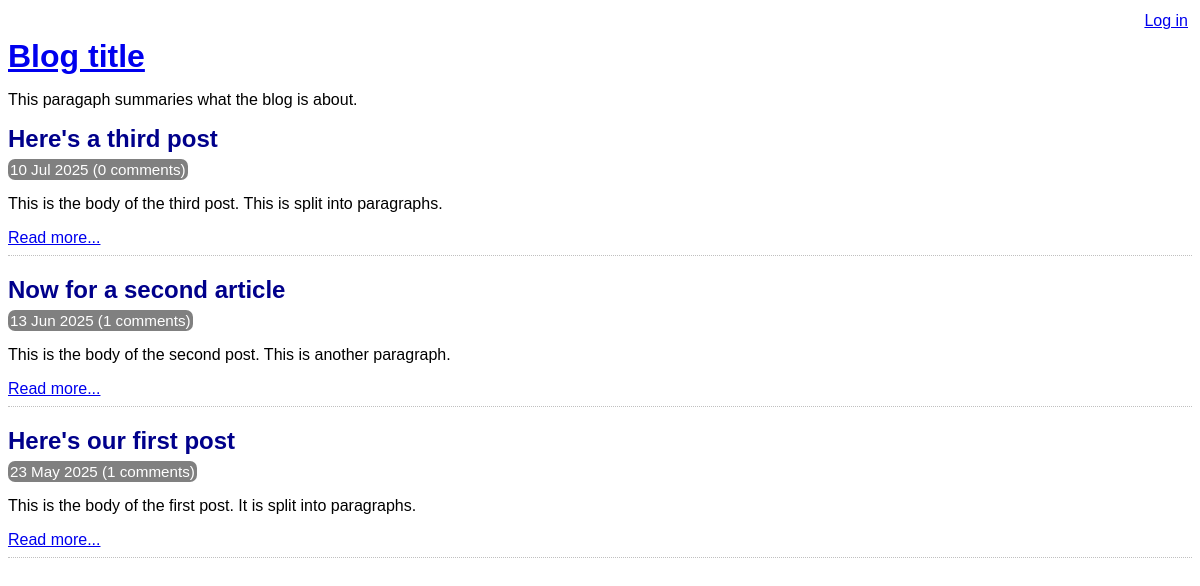
Before: / with the older database file.
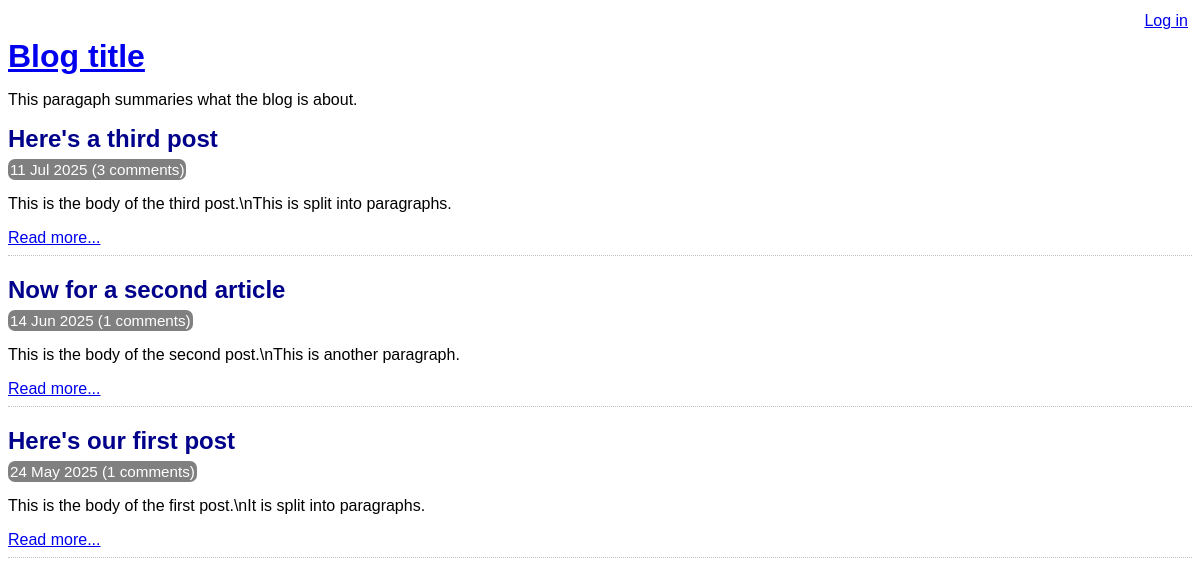
After: the same page with the newer database file.
### tables this page shows
CREATE TABLE post (
    id INTEGER PRIMARY KEY AUTOINCREMENT NOT NULL,
    title VARCHAR NOT NULL,
    body VARCHAR NOT NULL,
    user_id INTEGER NOT NULL,
    created_at VARCHAR NOT NULL,
    updated_at VARCHAR,
    FOREIGN KEY (user_id) REFERENCES user(id)
);

### lib/common.php (called while the page is built, shortened)
<?php
function htmlEscape($html)
{
    return htmlspecialchars($html, ENT_HTML5, 'UTF-8');
}
function convertSqlDate($sqlDate)
{
    $date = DateTime::createFromFormat('!Y-m-d', $sqlDate);
    return $date->format('d M Y');
}
function countCommentsForPost(PDO $pdo,$postId){
$sql="
SELECT
COUNT(*) c
FROM  comment
WHERE post_id=:post_id
";
$stmt=$pdo->prepare($sql);
$stmt->execute(array('post_id'=>$postId));
return (int) $stmt->fetchColumn();
}
function isLoggedIn(){
    return isset($_SESSION['logged_in_username']);
}
?>

### index.php (the view, shortened to what this page needs)
<?php
require 'lib/common.php';
try{
$pdo=getPDO();
$stmt = $pdo->query(
    'SELECT
       id, title, created_at, body
    FROM
        post
    ORDER BY
        created_at DESC'
);
}catch(PDOException $e){
die('Database error: ' . $e->getMessage());
};
?>
<!DOCTYPE html>
<html lang="en">
    <head>
     <?php  require 'templates/head.php'?>
        </head>
    <body>
    <header>
                <?php require 'templates/title.php' ?>
        </header>
        <div class="post-list">
            <?php while ($row = $stmt->fetch(PDO::FETCH_ASSOC)): ?>
                <div class="post-synopsis">
                    <h2>
                        <?php echo htmlEscape($row['title']) ?>
                    </h2>
                    <div class="meta">
                        <?php echo convertSqlDate($row['created_at']) ?>
                        (<?php echo countCommentsForPost($pdo,$row['id']) ?> comments)
                    </div>
                    <p>
                        <?php echo htmlEscape($row['body']) ?>
                    </p>
                    <div class="read-more">
                        <a
                            href="view-post.php?post_id=<?php echo $row['id'] ?>"
                        >Read more...</a>
                    </div>
                </div>
            <?php endwhile ?>
        </div>
    </body>
</html>

### templates/head.php (shortened to what this page needs)
<link rel="stylesheet"  type="text/css" href="assets/main.css" />

### templates/title.php (shortened to what this page needs)
<div class="top-menu">
    <div class="menu-options">
        <?php if(isLoggedIn()):?>
            Hello <?php echo htmlEscape(getAuthUser())?>.
            <a href="logout.php">Log out</a>
            <?php else:?>
                <a href="login.php">Log in</a>
            <?php endif;?>
        </div>
    </div>
<a href="index.php"><h1>Blog title</h1></a>
<p><?php echo htmlEscape('This paragaph summaries what the blog is about.'); ?></p>

### assets/main.css (style rules this page uses)
.top-menu { border:1px dotted sliver; min-height:18px; padding: 4px; margin-bottom:4px; }
.menu-options { float:right; }
h1,h2,h3 { margin-top: 0; margin-bottom: 8px; }
body { font-family: sans-serif; }
.post-synopsis { padding-bottom: 8px; border-bottom: 1px dotted silver; margin-bottom: 20px; }
.post-synopsis h2, .post h2 { color: darkblue; }
.post .date, .post-synopsis .meta { color:white; background-color: grey; border-radius: 7px; padding:2px; display:inline; font-size:0.95em; }

Changed rows visible on the page:
changed post "Here's a third post": created_at "10 Jul 2025" → "11 Jul 2025"; id "0" → "3"; body "This is the body of the third post. This is split into paragraphs." → "This is the body of the third post.\\nThis is split into paragraphs."
changed post "Now for a second article": created_at "13 Jun 2025" → "14 Jun 2025"; body "This is the body of the second post. This is another paragraph." → "This is the body of the second post.\\nThis is another paragraph."
changed post "Here's our first post": created_at "23 May 2025" → "24 May 2025"; body "This is the body of the first post. It is split into paragraphs." → "This is the body of the first post.\\nIt is split into paragraphs."
